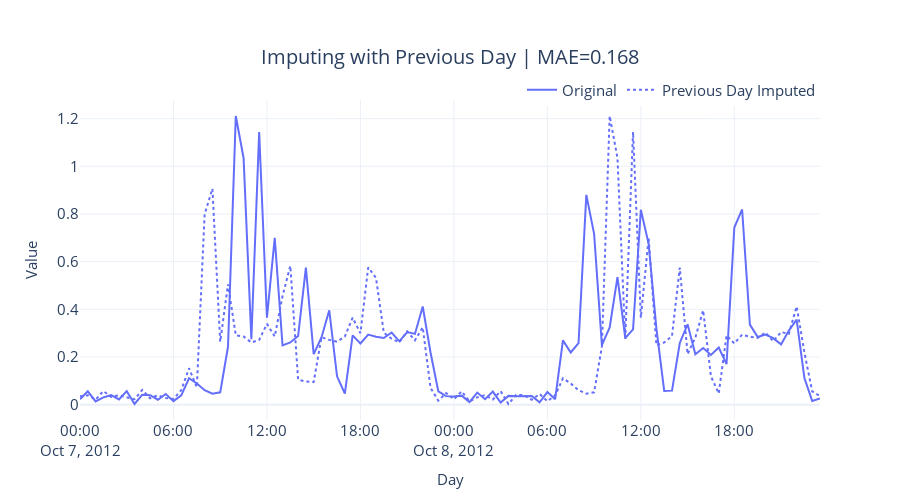

The notebook cell saved with this chart:
### Code cell
plot_df = pd.melt(ts_df.loc[window,['energy_consumption','prev_day_imputed']].reset_index(), id_vars='timestamp', var_name="series")
fig = px.line(plot_df, x="timestamp", y=["value"], line_dash="series", title=f"Imputing with Previous Day | MAE={mae:.3f}")
fig = format_plot(fig, ['Original', 'Previous Day Imputed'])
fig.write_image("imgs/chapter_2/previous_day_imputation.png")
fig
